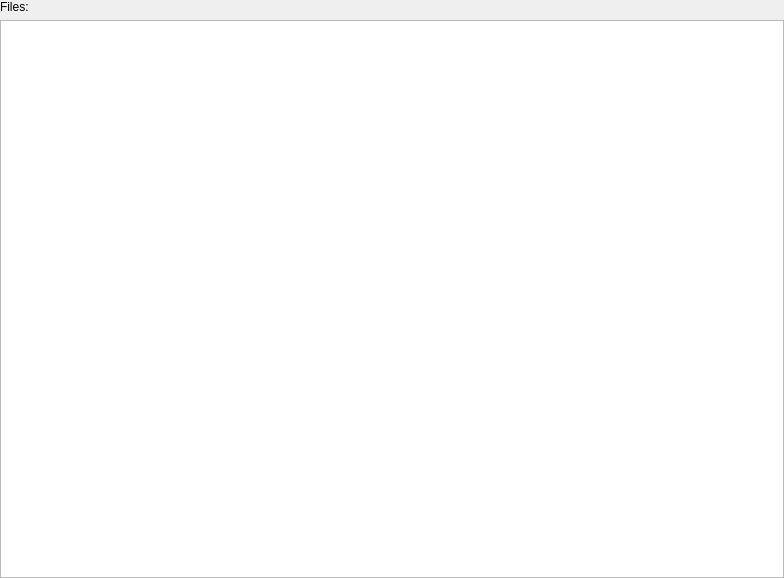
<?xml version="1.0" encoding="UTF-8"?>
<ui version="4.0">
 <class>SampleFileSelector</class>
 <widget class="QWidget" name="SampleFileSelector">
  <property name="geometry">
   <rect>
    <x>0</x>
    <y>0</y>
    <width>784</width>
    <height>578</height>
   </rect>
  </property>
  <property name="windowTitle">
   <string>Form</string>
  </property>
  <layout class="QGridLayout" name="gridLayout">
   <property name="leftMargin">
    <number>0</number>
   </property>
   <property name="topMargin">
    <number>0</number>
   </property>
   <property name="rightMargin">
    <number>0</number>
   </property>
   <property name="bottomMargin">
    <number>0</number>
   </property>
   <item row="0" column="0">
    <widget class="QLabel" name="label_files">
     <property name="text">
      <string>Files:</string>
     </property>
    </widget>
   </item>
   <item row="1" column="0">
    <widget class="QListView" name="listView_audio_files"/>
   </item>
  </layout>
 </widget>
 <resources/>
 <connections/>
</ui>
